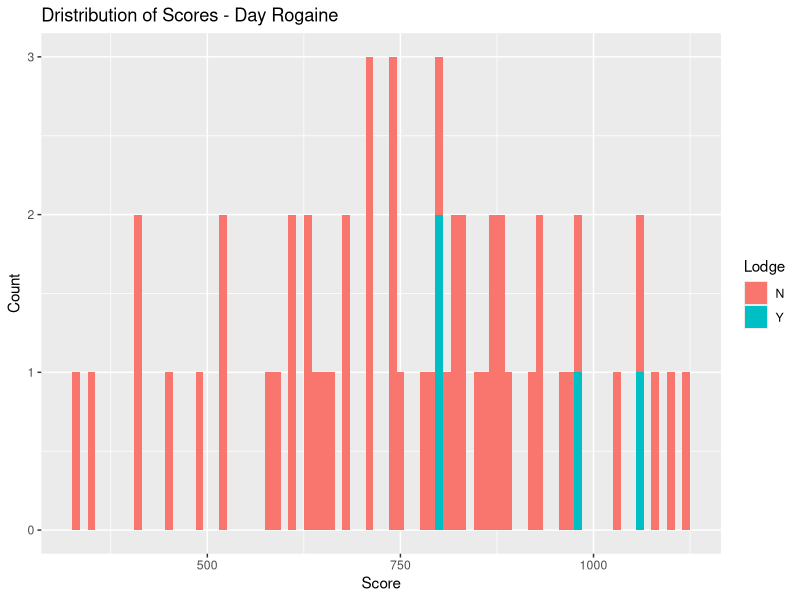
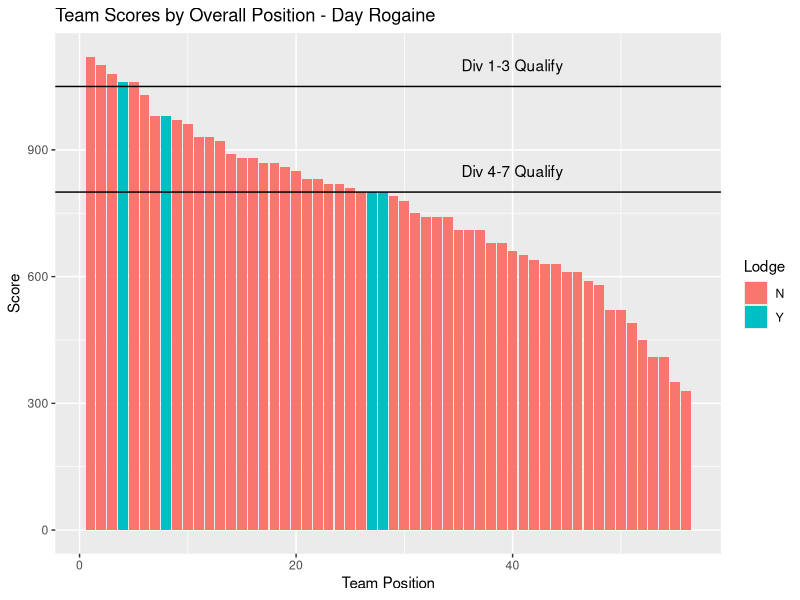
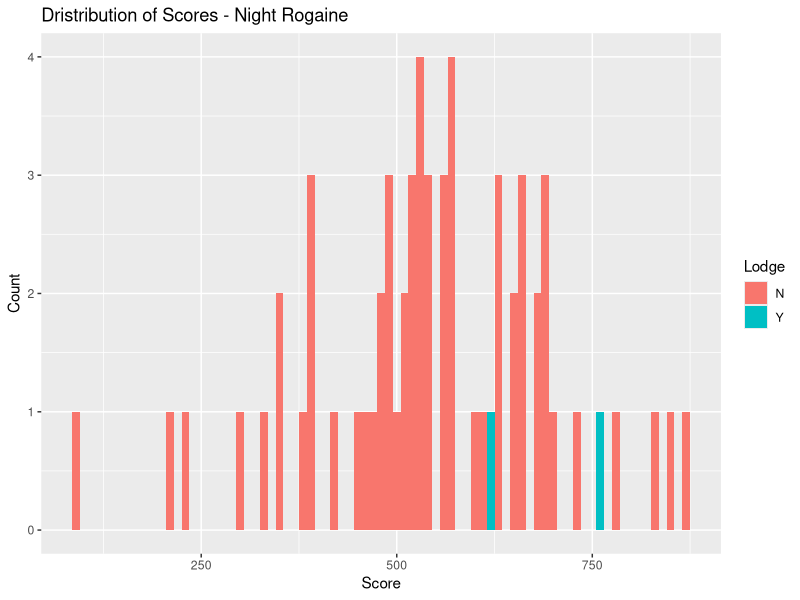
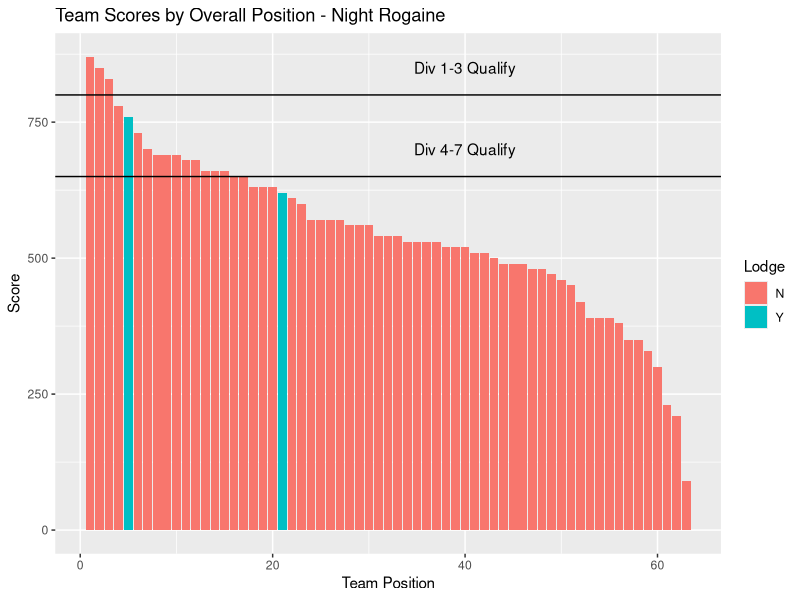

These charts were generated, in order, by the following R code:
## ---- chunk 1
library(tidyverse)
library(viridis)
## ---- chunk 2
DayRogaine <- read_csv('raw_data/DayRogaineResults.csv')
NightRogaine <- read_csv('raw_data/NightRogaineResults.csv')
## ---- chunk 3
ggplot(DayRogaine, aes(Score, fill = Lodge)) +
  geom_histogram( binwidth = 10) +
  labs(x = "Score", y = "Count", title = "Dristribution of Scores - Day Rogaine")
## ---- chunk 4
ggplot(DayRogaine, aes(x= Pl, y=Score, fill=Lodge)) +
  geom_bar(stat = "identity") +
  labs(x = "Team Position", y = "Score", title = "Team Scores by Overall Position - Day Rogaine") +
  geom_hline(yintercept = 1050) +
  annotate("text", x = 40, y = 1100, label = "Div 1-3 Qualify") +
  geom_hline(yintercept = 800) +
  annotate("text", x = 40, y = 850, label = "Div 4-7 Qualify")

# stat = "identity" argument tells ggplot2 to use the values in the "Score" column directly as the heights of the bars

## ---- chunk 5
ggplot(NightRogaine, aes(Score, fill = Lodge)) +
  geom_histogram( binwidth = 10) +
  labs(x = "Score", y = "Count", title = "Dristribution of Scores - Night Rogaine")
## ---- chunk 6
ggplot(NightRogaine, aes(x= Pl, y=Score, fill=Lodge)) +
  geom_bar(stat = "identity") +
  labs(x = "Team Position", y = "Score", title = "Team Scores by Overall Position - Night Rogaine") +
  geom_hline(yintercept = 800) +
  annotate("text", x = 40, y = 850, label = "Div 1-3 Qualify") +
  geom_hline(yintercept = 650) +
  annotate("text", x = 40, y = 700, label = "Div 4-7 Qualify")

# stat = "identity" argument tells ggplot2 to use the values in the "Score" column directly as the heights of the bars

